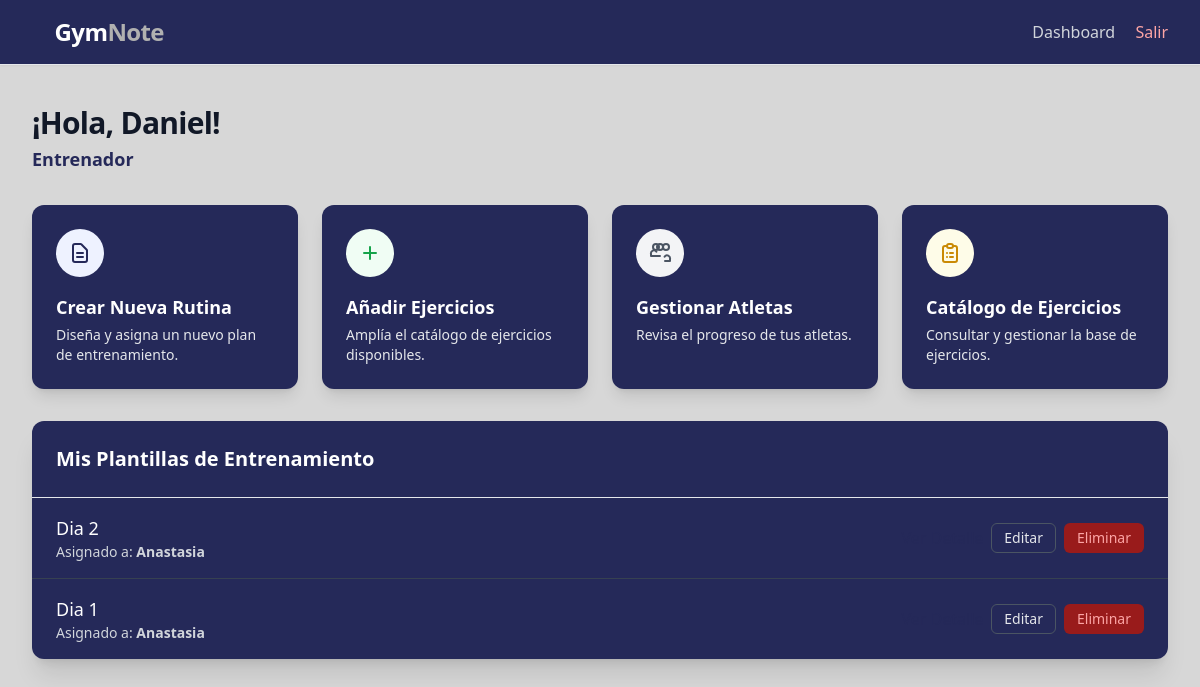
Page /dashboard/ (signed in) on the earlier database version.
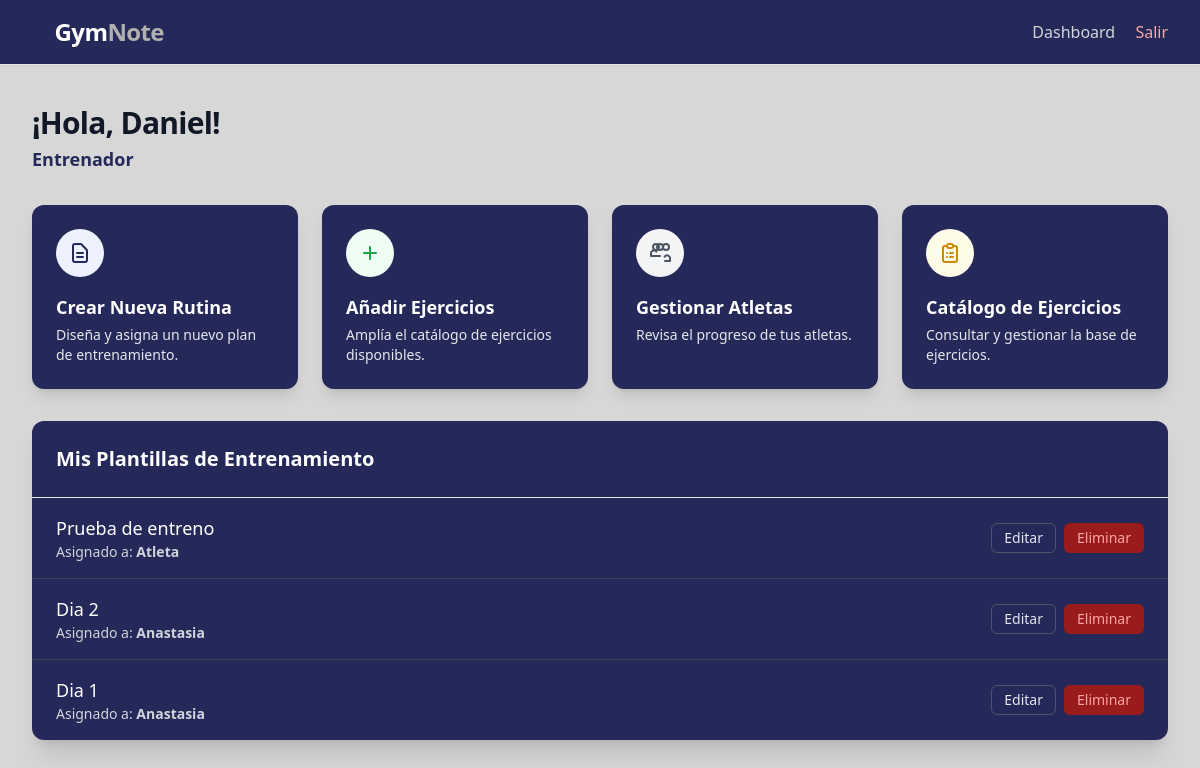
Same page on the later database version.
### core/models.py (models this page shows, shortened)
class Entrenamiento(models.Model):
    entrenador = models.ForeignKey(
        PerfilUsuario,
        on_delete=models.CASCADE,
        limit_choices_to={'tipo': 'entrenador'},  # Restringe la selección a usuarios con rol de entrenador.
        related_name='entrenamientos_creados'
    )
    atleta = models.ForeignKey(
        PerfilUsuario,
        on_delete=models.CASCADE,
        limit_choices_to={'tipo': 'atleta'},  # Restringe la selección a usuarios con rol de atleta.
        related_name='entrenamientos'
    )
    nombre = models.CharField(max_length=150, help_text="Nombre del entrenamiento")
    notas = models.TextField(blank=True, help_text="Notas o comentarios del entrenamiento")
    ejercicios = models.ManyToManyField(
        Ejercicio,
        through='DetalleEntrenamiento',
        related_name='entrenamientos'
    )
    created_at = models.DateTimeField(auto_now_add=True)
    updated_at = models.DateTimeField(auto_now=True)
    class Meta:
        verbose_name = "Entrenamiento"
        verbose_name_plural = "Entrenamientos"
        ordering = ["-created_at"]  # Orden descendente por fecha de creación.

class PerfilUsuario(models.Model):
    TIPO_USUARIO = [
        ('entrenador', 'Entrenador'),
        ('atleta', 'Atleta'),
    ]
    user = models.OneToOneField(
        User,
        on_delete=models.CASCADE,
        related_name='perfil'  # Permite acceder al perfil mediante user.perfil
    )
    tipo = models.CharField(max_length=20, choices=TIPO_USUARIO)
    nombre = models.CharField(max_length=100)
    email = models.EmailField(unique=True)
    peso = models.DecimalField(
        max_digits=5,
        decimal_places=2,
        null=True,
        blank=True,
        help_text="Peso en kilogramos (solo atletas)"
    )
    entrenador = models.ForeignKey(
        'self',
        on_delete=models.SET_NULL,
        null=True,
        blank=True,
        related_name='atletas',  # Permite acceder a los atletas desde entrenador.atletas.all()
        help_text="Entrenador asignado (solo para atletas)"
    )
    class Meta:
        verbose_name = "Perfil de Usuario"
        verbose_name_plural = "Perfiles de Usuarios"
        ordering = ["nombre"]

### core/views.py (the view)
# urls.py: path("", DashboardView.as_view(), name="home"),
class DashboardView(LoginRequiredMixin, TemplateView):
    template_name = "core/dashboard.html"
    def get_context_data(self, **kwargs):
        context = super().get_context_data(**kwargs)
        usuario = self.request.user
        try:
            perfil = PerfilUsuario.objects.get(user=usuario)
        except PerfilUsuario.DoesNotExist:
            perfil = None
        context["usuario"] = usuario
        context["perfil"] = perfil
        context["tipo_usuario"] = perfil.tipo if perfil else None
        if perfil:
            if perfil.tipo == "entrenador":
                context["entrenamientos_creados"] = Entrenamiento.objects.filter(entrenador=perfil)
                context["total_atletas"] = PerfilUsuario.objects.filter(entrenador=perfil).count()
            elif perfil.tipo == "atleta":
                context["mis_rutinas"] = Entrenamiento.objects.filter(atleta=perfil)
        return context

### templates/core/dashboard.html (shortened to what the changed rows need)
{% extends "base.html" %}
{% block content %}
    <div class="mb-8">
        <h1 class="text-3xl font-extrabold text-gray-900 tracking-tight">
            ¡Hola, {{ perfil.nombre|default:request.user.username }}!
        </h1>
    </div>
    <div class="space-y-8">
        {% if tipo_usuario == 'entrenador' %}
            <div class="bg-[#252959] shadow-xl rounded-xl overflow-hidden">
                <div class="p-6 border-b border-gray-200">
                    <h2 class="text-xl font-semibold text-white">Mis Plantillas de Entrenamiento</h2>
                </div>
                {% if entrenamientos_creados %}
                <ul role="list" class="divide-y divide-gray-700">
                    {% for entreno in entrenamientos_creados %}
                    <li class="py-4 px-6 flex flex-col sm:flex-row justify-between items-start sm:items-center hover:bg-gray-800 transition duration-150">
                        <div class="flex flex-col mb-2 sm:mb-0">
                            <span class="text-lg font-medium text-white">{{ entreno.nombre }}</span>
                            <p class="text-sm text-gray-300">
                                Asignado a: <span class="font-semibold text-#B0B0B0">{{ entreno.atleta.nombre }}</span>
                            </p>
                        </div>
                        <div class="space-x-2 flex-shrink-0 flex items-center">
                            <a href="{% url 'entrenamiento_detail' pk=entreno.pk %}" class="font-medium text-primary hover:text-indigo-400 transition">
                            </a>
                            <a href="{% url 'entrenamiento_update' pk=entreno.pk %}" class="inline-flex items-center px-3 py-1 border border-gray-600 text-sm font-medium rounded-md text-gray-200 bg-transparent hover:bg-gray-700 transition">
                                Editar
                            </a>
                            <form method="post" action="{% url 'entrenamiento_delete' pk=entreno.pk %}" class="inline" onsubmit="return confirm('¿Estás seguro de que quieres eliminar este entrenamiento? Esta acción no se puede deshacer.');">
                                <button type="submit" class="inline-flex items-center px-3 py-1 border border-transparent text-sm font-medium rounded-md text-red-300 bg-red-800 hover:bg-red-700 transition">
                                    Eliminar
                                </button>
                            </form>
                        </div>
                    </li>
                    {% endfor %}
                </ul>
                {% endif %}
            </div>
        {% endif %}
    </div>
{% endblock content %}

Differences in the rows shown:
added Entrenamiento: nombre "Prueba de entreno", atleta.nombre "Atleta"
